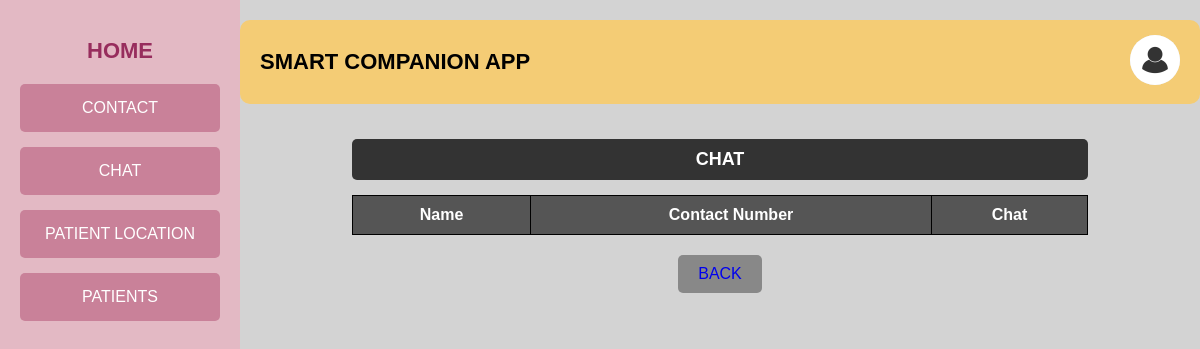
/chatcare (signed in), run on an earlier commit of the app's database.
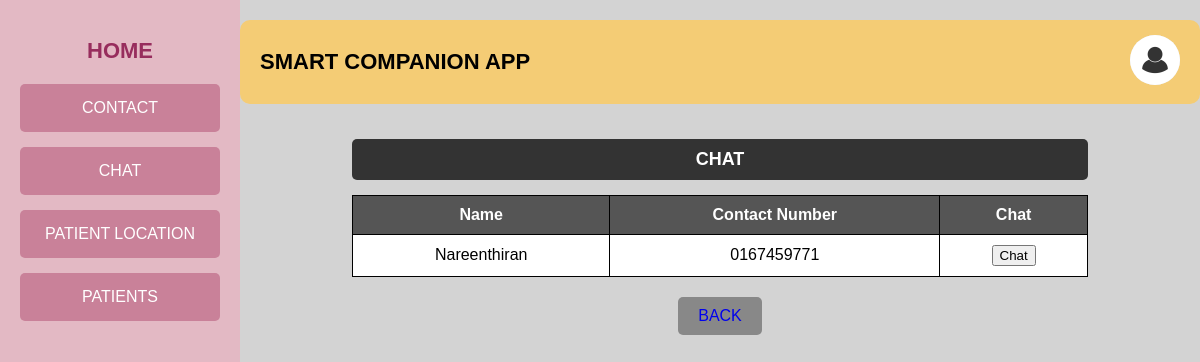
And on a later commit of the database.
### tables this page shows
CREATE TABLE contact (
            id INTEGER PRIMARY KEY AUTOINCREMENT,
            name TEXT NOT NULL,
            contact_number TEXT NOT NULL,
            rel_id INTEGER NOT NULL
        );

### app.py (the view, shortened to what this page needs)
@app.route("/chatcare", methods=["GET", "POST"])
def chatcare():
    db= get_db()
    cursor = db.cursor()
    care_id = session.get('care_id')
    str_care_id = str(care_id)
    with open("static/img_log/caretaker/"+ str_care_id + ".txt", "r") as file:
        image_name = str(file.read())
        image_url= url_for('static', filename='uploads/'+ image_name)
    cursor.execute("SELECT * FROM contact where rel_id = ?", (care_id,))
    contacts_list = cursor.fetchall()  # Fetch all matching rows
    db.commit()
    contact_number = request.args.get('contact')
    return render_template("Caretaker/chat.html", image_url=image_url, contacts=contacts_list)

### app.py (called while the page is built)
def get_db():
    if 'db' not in g:
        g.db = sqlite3.connect('project.db')
        g.db.row_factory = sqlite3.Row
    return g.db

### templates/Caretaker/chat.html (shortened to what this page needs)
<!DOCTYPE html>
<html lang="en">
<head>
    <link rel="stylesheet" href="static/contact.css">
</head>
<body>
    <div class="container">
        <div class="sidebar">
            <a href="{{ url_for('caretaker') }}"><h2>HOME</h2></a>
            <a href="{{ url_for('contactcare') }}"><button class="nav-btn">CONTACT</button></a>
            <a href="{{ url_for('chatcare') }}"><button class="nav-btn">CHAT</button></a>
            <a href="{{ url_for('locationcare') }}"><button class="nav-btn">PATIENT LOCATION</button></a>
            <a href="{{ url_for('patientscare') }}"><button class="nav-btn">PATIENTS</button></a>
        </div>
        <div class="main-content">
            <div class="header">
                <h1>SMART COMPANION APP</h1>
                <div class="user-profile">
                    <a href="{{ url_for('careprofile') }}"><img src="{{ image_url }}" alt="Profile Picture" class="profile-img"></a>
                </div>
            </div>
            <div class="contacts-section">
                <h2 class="contacts-title">CHAT</h2>
                <table class="contacts-table">
                    <tr>
                        <th>Name</th>
                        <th>Contact Number</th>
                        <th>Chat</th>
                    </tr>
                    {% for contact in contacts %}
                    <tr>
                        <td>{{ contact[1] }}</td>
                        <td>{{ contact[2] }}</td>
                        <td>
                            <a href="{{ url_for('chatcare', contact=contact[2]) }}" target="_blank">
                                <button type="button">Chat</button>
                            </a>
                        </td>
                    </tr>
                    {% endfor %}
                </table>
            </div>
            <div class="buttons">
                <button class="back-btn" ><a href="{{ url_for('caretaker') }}">BACK</a></button>
            </div>
        </div>
    </div>
</body>
</html>

What changed in the data, as far as the page shows it:
added contact: name "Nareenthiran", contact_number "0167459771"
